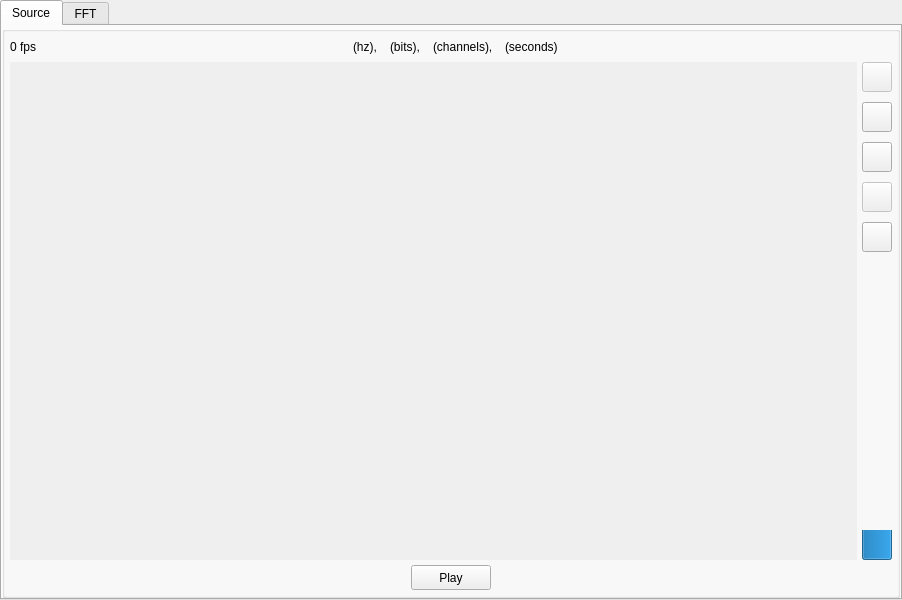
<?xml version="1.0" encoding="UTF-8"?>
<ui version="4.0">
 <class>WavDataDialogui</class>
 <widget class="QFrame" name="WavDataDialogui">
  <property name="geometry">
   <rect>
    <x>0</x>
    <y>0</y>
    <width>902</width>
    <height>600</height>
   </rect>
  </property>
  <property name="sizePolicy">
   <sizepolicy hsizetype="Minimum" vsizetype="Minimum">
    <horstretch>0</horstretch>
    <verstretch>0</verstretch>
   </sizepolicy>
  </property>
  <property name="minimumSize">
   <size>
    <width>900</width>
    <height>600</height>
   </size>
  </property>
  <property name="windowTitle">
   <string>Frame</string>
  </property>
  <layout class="QVBoxLayout" name="verticalLayout_6">
   <property name="spacing">
    <number>0</number>
   </property>
   <property name="leftMargin">
    <number>0</number>
   </property>
   <property name="topMargin">
    <number>0</number>
   </property>
   <property name="rightMargin">
    <number>0</number>
   </property>
   <property name="bottomMargin">
    <number>0</number>
   </property>
   <item>
    <widget class="QTabWidget" name="tabWidget">
     <property name="currentIndex">
      <number>0</number>
     </property>
     <widget class="QWidget" name="tab">
      <attribute name="title">
       <string>Source</string>
      </attribute>
      <layout class="QHBoxLayout" name="horizontalLayout_5">
       <property name="spacing">
        <number>0</number>
       </property>
       <property name="leftMargin">
        <number>0</number>
       </property>
       <property name="topMargin">
        <number>0</number>
       </property>
       <property name="rightMargin">
        <number>0</number>
       </property>
       <property name="bottomMargin">
        <number>0</number>
       </property>
       <item>
        <widget class="QGroupBox" name="groupBox_3">
         <property name="title">
          <string/>
         </property>
         <layout class="QVBoxLayout" name="verticalLayout" stretch="1,97,0">
          <property name="spacing">
           <number>5</number>
          </property>
          <property name="leftMargin">
           <number>5</number>
          </property>
          <property name="topMargin">
           <number>5</number>
          </property>
          <property name="rightMargin">
           <number>5</number>
          </property>
          <property name="bottomMargin">
           <number>5</number>
          </property>
          <item>
           <layout class="QHBoxLayout" name="horizontalLayout_2" stretch="4,1,4">
            <property name="spacing">
             <number>0</number>
            </property>
            <item>
             <layout class="QHBoxLayout" name="horizontalLayout_3">
              <item>
               <widget class="QLabel" name="label_2">
                <property name="text">
                 <string>0 fps</string>
                </property>
               </widget>
              </item>
              <item>
               <spacer name="horizontalSpacer_5">
                <property name="orientation">
                 <enum>Qt::Horizontal</enum>
                </property>
                <property name="sizeHint" stdset="0">
                 <size>
                  <width>40</width>
                  <height>20</height>
                 </size>
                </property>
               </spacer>
              </item>
             </layout>
            </item>
            <item>
             <layout class="QHBoxLayout" name="horizontalLayout_4" stretch="0,0,0,0,0,0,0,0">
              <property name="spacing">
               <number>1</number>
              </property>
              <item>
               <widget class="QLabel" name="sampleratelabel">
                <property name="text">
                 <string/>
                </property>
               </widget>
              </item>
              <item>
               <widget class="QLabel" name="label_3">
                <property name="text">
                 <string>(hz), </string>
                </property>
               </widget>
              </item>
              <item>
               <widget class="QLabel" name="bitslabel">
                <property name="text">
                 <string/>
                </property>
               </widget>
              </item>
              <item>
               <widget class="QLabel" name="label_5">
                <property name="text">
                 <string>(bits), </string>
                </property>
               </widget>
              </item>
              <item>
               <widget class="QLabel" name="channelslabel">
                <property name="text">
                 <string/>
                </property>
               </widget>
              </item>
              <item>
               <widget class="QLabel" name="label_7">
                <property name="text">
                 <string>(channels), </string>
                </property>
               </widget>
              </item>
              <item>
               <widget class="QLabel" name="secondslabel">
                <property name="text">
                 <string/>
                </property>
               </widget>
              </item>
              <item>
               <widget class="QLabel" name="label_9">
                <property name="text">
                 <string>(seconds)</string>
                </property>
               </widget>
              </item>
             </layout>
            </item>
            <item>
             <spacer name="horizontalSpacer_6">
              <property name="orientation">
               <enum>Qt::Horizontal</enum>
              </property>
              <property name="sizeHint" stdset="0">
               <size>
                <width>40</width>
                <height>20</height>
               </size>
              </property>
             </spacer>
            </item>
           </layout>
          </item>
          <item>
           <layout class="QHBoxLayout" name="horizontalLayout_8" stretch="99,1">
            <property name="spacing">
             <number>5</number>
            </property>
            <property name="leftMargin">
             <number>0</number>
            </property>
            <property name="topMargin">
             <number>0</number>
            </property>
            <property name="rightMargin">
             <number>0</number>
            </property>
            <property name="bottomMargin">
             <number>0</number>
            </property>
            <item>
             <widget class="QScrollArea" name="scrollArea">
              <property name="frameShape">
               <enum>QFrame::NoFrame</enum>
              </property>
              <property name="frameShadow">
               <enum>QFrame::Plain</enum>
              </property>
              <property name="verticalScrollBarPolicy">
               <enum>Qt::ScrollBarAsNeeded</enum>
              </property>
              <property name="horizontalScrollBarPolicy">
               <enum>Qt::ScrollBarAsNeeded</enum>
              </property>
              <property name="widgetResizable">
               <bool>true</bool>
              </property>
              <widget class="QWidget" name="scrollAreaWidgetContents">
               <property name="geometry">
                <rect>
                 <x>0</x>
                 <y>0</y>
                 <width>845</width>
                 <height>496</height>
                </rect>
               </property>
               <layout class="QVBoxLayout" name="verticalLayout_7">
                <property name="spacing">
                 <number>0</number>
                </property>
                <property name="leftMargin">
                 <number>0</number>
                </property>
                <property name="topMargin">
                 <number>0</number>
                </property>
                <property name="rightMargin">
                 <number>0</number>
                </property>
                <property name="bottomMargin">
                 <number>0</number>
                </property>
                <item>
                 <layout class="QVBoxLayout" name="verticalLayout_5"/>
                </item>
               </layout>
              </widget>
             </widget>
            </item>
            <item>
             <layout class="QVBoxLayout" name="verticalLayout_4">
              <property name="spacing">
               <number>10</number>
              </property>
              <property name="leftMargin">
               <number>0</number>
              </property>
              <property name="topMargin">
               <number>0</number>
              </property>
              <property name="rightMargin">
               <number>0</number>
              </property>
              <property name="bottomMargin">
               <number>0</number>
              </property>
              <item>
               <widget class="QPushButton" name="pushButton_4">
                <property name="enabled">
                 <bool>false</bool>
                </property>
                <property name="sizePolicy">
                 <sizepolicy hsizetype="Minimum" vsizetype="Minimum">
                  <horstretch>0</horstretch>
                  <verstretch>0</verstretch>
                 </sizepolicy>
                </property>
                <property name="minimumSize">
                 <size>
                  <width>30</width>
                  <height>30</height>
                 </size>
                </property>
                <property name="maximumSize">
                 <size>
                  <width>30</width>
                  <height>30</height>
                 </size>
                </property>
                <property name="toolTip">
                 <string>select mode</string>
                </property>
                <property name="text">
                 <string/>
                </property>
               </widget>
              </item>
              <item>
               <widget class="QPushButton" name="pushButton_3">
                <property name="sizePolicy">
                 <sizepolicy hsizetype="Minimum" vsizetype="Minimum">
                  <horstretch>0</horstretch>
                  <verstretch>0</verstretch>
                 </sizepolicy>
                </property>
                <property name="minimumSize">
                 <size>
                  <width>30</width>
                  <height>30</height>
                 </size>
                </property>
                <property name="maximumSize">
                 <size>
                  <width>30</width>
                  <height>30</height>
                 </size>
                </property>
                <property name="toolTip">
                 <string>drag mode</string>
                </property>
                <property name="text">
                 <string/>
                </property>
               </widget>
              </item>
              <item>
               <widget class="QPushButton" name="pushButton_5">
                <property name="sizePolicy">
                 <sizepolicy hsizetype="Minimum" vsizetype="Minimum">
                  <horstretch>0</horstretch>
                  <verstretch>0</verstretch>
                 </sizepolicy>
                </property>
                <property name="minimumSize">
                 <size>
                  <width>30</width>
                  <height>30</height>
                 </size>
                </property>
                <property name="maximumSize">
                 <size>
                  <width>30</width>
                  <height>30</height>
                 </size>
                </property>
                <property name="toolTip">
                 <string>reset plot</string>
                </property>
                <property name="text">
                 <string/>
                </property>
               </widget>
              </item>
              <item>
               <widget class="QPushButton" name="pushButton_6">
                <property name="enabled">
                 <bool>false</bool>
                </property>
                <property name="sizePolicy">
                 <sizepolicy hsizetype="Minimum" vsizetype="Minimum">
                  <horstretch>0</horstretch>
                  <verstretch>0</verstretch>
                 </sizepolicy>
                </property>
                <property name="minimumSize">
                 <size>
                  <width>30</width>
                  <height>30</height>
                 </size>
                </property>
                <property name="maximumSize">
                 <size>
                  <width>30</width>
                  <height>30</height>
                 </size>
                </property>
                <property name="toolTip">
                 <string>change refresh rate</string>
                </property>
                <property name="text">
                 <string/>
                </property>
               </widget>
              </item>
              <item>
               <widget class="QPushButton" name="pushButton_11">
                <property name="enabled">
                 <bool>true</bool>
                </property>
                <property name="sizePolicy">
                 <sizepolicy hsizetype="Minimum" vsizetype="Minimum">
                  <horstretch>0</horstretch>
                  <verstretch>0</verstretch>
                 </sizepolicy>
                </property>
                <property name="minimumSize">
                 <size>
                  <width>30</width>
                  <height>30</height>
                 </size>
                </property>
                <property name="maximumSize">
                 <size>
                  <width>30</width>
                  <height>30</height>
                 </size>
                </property>
                <property name="toolTip">
                 <string>slider mode</string>
                </property>
                <property name="text">
                 <string/>
                </property>
               </widget>
              </item>
              <item>
               <spacer name="verticalSpacer">
                <property name="orientation">
                 <enum>Qt::Vertical</enum>
                </property>
                <property name="sizeHint" stdset="0">
                 <size>
                  <width>20</width>
                  <height>40</height>
                 </size>
                </property>
               </spacer>
              </item>
              <item>
               <widget class="QProgressBar" name="progressBar">
                <property name="enabled">
                 <bool>true</bool>
                </property>
                <property name="sizePolicy">
                 <sizepolicy hsizetype="Minimum" vsizetype="Minimum">
                  <horstretch>0</horstretch>
                  <verstretch>0</verstretch>
                 </sizepolicy>
                </property>
                <property name="minimumSize">
                 <size>
                  <width>30</width>
                  <height>30</height>
                 </size>
                </property>
                <property name="maximumSize">
                 <size>
                  <width>30</width>
                  <height>30</height>
                 </size>
                </property>
                <property name="value">
                 <number>100</number>
                </property>
                <property name="textVisible">
                 <bool>false</bool>
                </property>
                <property name="orientation">
                 <enum>Qt::Vertical</enum>
                </property>
               </widget>
              </item>
             </layout>
            </item>
           </layout>
          </item>
          <item>
           <layout class="QHBoxLayout" name="horizontalLayout">
            <property name="spacing">
             <number>5</number>
            </property>
            <item>
             <spacer name="horizontalSpacer">
              <property name="orientation">
               <enum>Qt::Horizontal</enum>
              </property>
              <property name="sizeHint" stdset="0">
               <size>
                <width>40</width>
                <height>20</height>
               </size>
              </property>
             </spacer>
            </item>
            <item>
             <widget class="QPushButton" name="pushButton">
              <property name="sizePolicy">
               <sizepolicy hsizetype="Minimum" vsizetype="Minimum">
                <horstretch>0</horstretch>
                <verstretch>0</verstretch>
               </sizepolicy>
              </property>
              <property name="minimumSize">
               <size>
                <width>0</width>
                <height>25</height>
               </size>
              </property>
              <property name="maximumSize">
               <size>
                <width>16777215</width>
                <height>25</height>
               </size>
              </property>
              <property name="text">
               <string>Play</string>
              </property>
              <property name="flat">
               <bool>false</bool>
              </property>
             </widget>
            </item>
            <item>
             <spacer name="horizontalSpacer_2">
              <property name="orientation">
               <enum>Qt::Horizontal</enum>
              </property>
              <property name="sizeHint" stdset="0">
               <size>
                <width>40</width>
                <height>20</height>
               </size>
              </property>
             </spacer>
            </item>
           </layout>
          </item>
         </layout>
        </widget>
       </item>
      </layout>
     </widget>
     <widget class="QWidget" name="tab_2">
      <attribute name="title">
       <string>FFT</string>
      </attribute>
      <layout class="QVBoxLayout" name="verticalLayout_3">
       <property name="spacing">
        <number>0</number>
       </property>
       <property name="leftMargin">
        <number>0</number>
       </property>
       <property name="topMargin">
        <number>0</number>
       </property>
       <property name="rightMargin">
        <number>0</number>
       </property>
       <property name="bottomMargin">
        <number>0</number>
       </property>
       <item>
        <widget class="QGroupBox" name="groupBox_4">
         <property name="title">
          <string/>
         </property>
         <layout class="QVBoxLayout" name="verticalLayout_2" stretch="1,98,1">
          <property name="spacing">
           <number>5</number>
          </property>
          <property name="leftMargin">
           <number>5</number>
          </property>
          <property name="topMargin">
           <number>5</number>
          </property>
          <property name="rightMargin">
           <number>5</number>
          </property>
          <property name="bottomMargin">
           <number>5</number>
          </property>
          <item>
           <layout class="QHBoxLayout" name="horizontalLayout_6">
            <item>
             <spacer name="horizontalSpacer_7">
              <property name="orientation">
               <enum>Qt::Horizontal</enum>
              </property>
              <property name="sizeHint" stdset="0">
               <size>
                <width>40</width>
                <height>20</height>
               </size>
              </property>
             </spacer>
            </item>
            <item>
             <widget class="QLabel" name="label">
              <property name="text">
               <string/>
              </property>
              <property name="alignment">
               <set>Qt::AlignCenter</set>
              </property>
             </widget>
            </item>
            <item>
             <spacer name="horizontalSpacer_8">
              <property name="orientation">
               <enum>Qt::Horizontal</enum>
              </property>
              <property name="sizeHint" stdset="0">
               <size>
                <width>40</width>
                <height>20</height>
               </size>
              </property>
             </spacer>
            </item>
           </layout>
          </item>
          <item>
           <layout class="QHBoxLayout" name="horizontalLayout_9" stretch="99,1">
            <property name="spacing">
             <number>5</number>
            </property>
            <property name="leftMargin">
             <number>0</number>
            </property>
            <property name="topMargin">
             <number>0</number>
            </property>
            <property name="rightMargin">
             <number>0</number>
            </property>
            <property name="bottomMargin">
             <number>0</number>
            </property>
            <item>
             <layout class="QVBoxLayout" name="verticalLayout_8"/>
            </item>
            <item>
             <layout class="QVBoxLayout" name="verticalLayout_9">
              <property name="spacing">
               <number>10</number>
              </property>
              <item>
               <widget class="QPushButton" name="pushButton_7">
                <property name="enabled">
                 <bool>false</bool>
                </property>
                <property name="sizePolicy">
                 <sizepolicy hsizetype="Fixed" vsizetype="Fixed">
                  <horstretch>0</horstretch>
                  <verstretch>0</verstretch>
                 </sizepolicy>
                </property>
                <property name="minimumSize">
                 <size>
                  <width>30</width>
                  <height>30</height>
                 </size>
                </property>
                <property name="maximumSize">
                 <size>
                  <width>30</width>
                  <height>30</height>
                 </size>
                </property>
                <property name="toolTip">
                 <string>select mode</string>
                </property>
                <property name="text">
                 <string/>
                </property>
               </widget>
              </item>
              <item>
               <widget class="QPushButton" name="pushButton_8">
                <property name="enabled">
                 <bool>true</bool>
                </property>
                <property name="minimumSize">
                 <size>
                  <width>30</width>
                  <height>30</height>
                 </size>
                </property>
                <property name="maximumSize">
                 <size>
                  <width>30</width>
                  <height>30</height>
                 </size>
                </property>
                <property name="toolTip">
                 <string>drag mode</string>
                </property>
                <property name="text">
                 <string/>
                </property>
               </widget>
              </item>
              <item>
               <widget class="QPushButton" name="pushButton_9">
                <property name="enabled">
                 <bool>true</bool>
                </property>
                <property name="minimumSize">
                 <size>
                  <width>30</width>
                  <height>30</height>
                 </size>
                </property>
                <property name="maximumSize">
                 <size>
                  <width>30</width>
                  <height>30</height>
                 </size>
                </property>
                <property name="toolTip">
                 <string>reset plot</string>
                </property>
                <property name="text">
                 <string/>
                </property>
               </widget>
              </item>
              <item>
               <widget class="QPushButton" name="pushButton_10">
                <property name="sizePolicy">
                 <sizepolicy hsizetype="Fixed" vsizetype="Fixed">
                  <horstretch>0</horstretch>
                  <verstretch>0</verstretch>
                 </sizepolicy>
                </property>
                <property name="minimumSize">
                 <size>
                  <width>30</width>
                  <height>30</height>
                 </size>
                </property>
                <property name="maximumSize">
                 <size>
                  <width>30</width>
                  <height>30</height>
                 </size>
                </property>
                <property name="toolTip">
                 <string>peak or rms</string>
                </property>
                <property name="text">
                 <string/>
                </property>
               </widget>
              </item>
              <item>
               <spacer name="verticalSpacer_2">
                <property name="orientation">
                 <enum>Qt::Vertical</enum>
                </property>
                <property name="sizeHint" stdset="0">
                 <size>
                  <width>20</width>
                  <height>40</height>
                 </size>
                </property>
               </spacer>
              </item>
             </layout>
            </item>
           </layout>
          </item>
          <item>
           <layout class="QHBoxLayout" name="horizontalLayout_7">
            <property name="spacing">
             <number>5</number>
            </property>
            <item>
             <spacer name="horizontalSpacer_3">
              <property name="orientation">
               <enum>Qt::Horizontal</enum>
              </property>
              <property name="sizeHint" stdset="0">
               <size>
                <width>40</width>
                <height>20</height>
               </size>
              </property>
             </spacer>
            </item>
            <item>
             <widget class="QPushButton" name="pushButton_2">
              <property name="sizePolicy">
               <sizepolicy hsizetype="Minimum" vsizetype="Minimum">
                <horstretch>0</horstretch>
                <verstretch>0</verstretch>
               </sizepolicy>
              </property>
              <property name="minimumSize">
               <size>
                <width>0</width>
                <height>25</height>
               </size>
              </property>
              <property name="maximumSize">
               <size>
                <width>16777215</width>
                <height>25</height>
               </size>
              </property>
              <property name="text">
               <string>Refresh</string>
              </property>
              <property name="flat">
               <bool>false</bool>
              </property>
             </widget>
            </item>
            <item>
             <spacer name="horizontalSpacer_4">
              <property name="orientation">
               <enum>Qt::Horizontal</enum>
              </property>
              <property name="sizeHint" stdset="0">
               <size>
                <width>40</width>
                <height>20</height>
               </size>
              </property>
             </spacer>
            </item>
           </layout>
          </item>
         </layout>
        </widget>
       </item>
      </layout>
     </widget>
    </widget>
   </item>
  </layout>
 </widget>
 <resources/>
 <connections/>
</ui>
